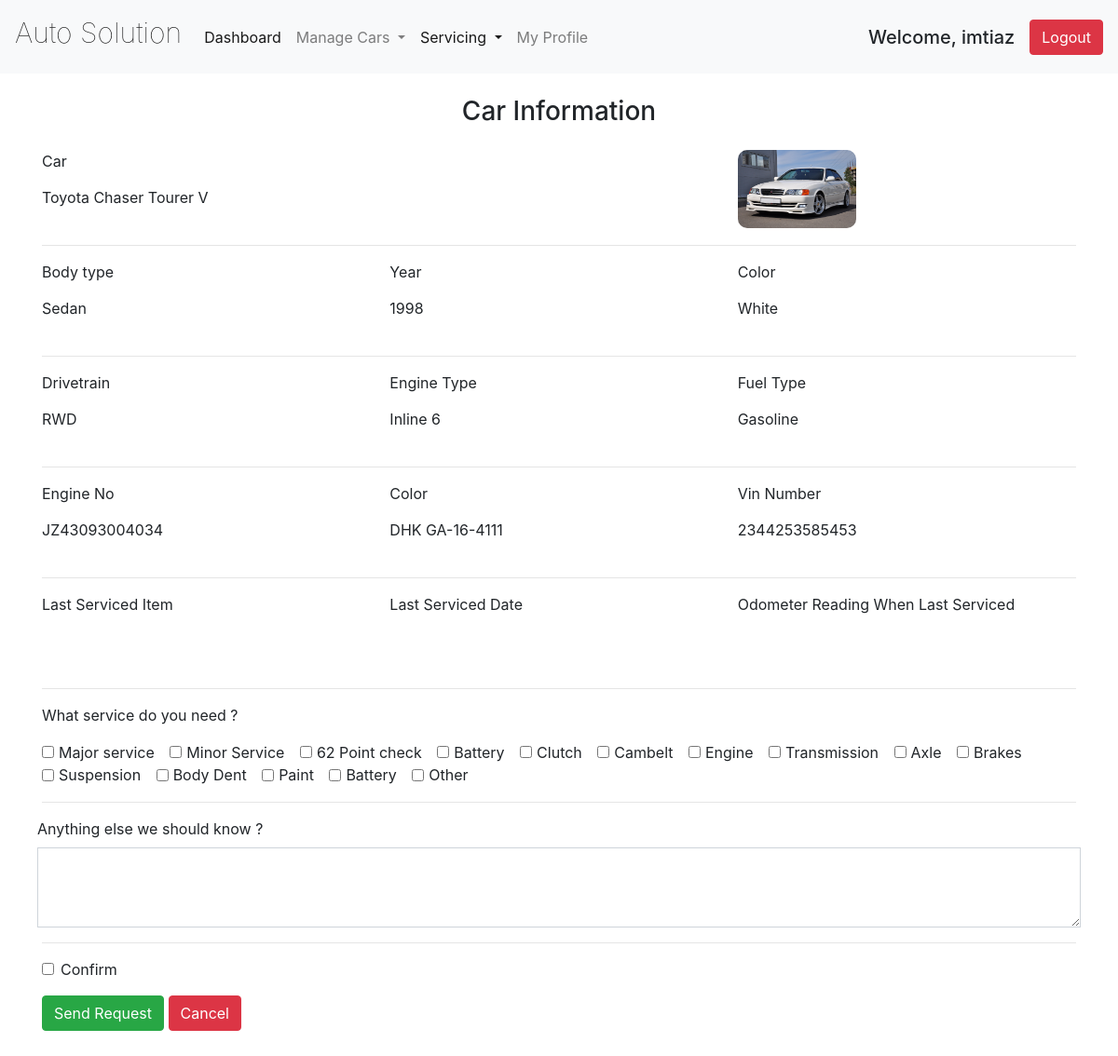
/views/user_service_request.php?car_id=27 (signed in), run on the app's committed database.
### tables this page shows
CREATE TABLE `car` (
  `car_id` int(12) NOT NULL,
  `user_id` int(12) NOT NULL,
  `username` varchar(50) NOT NULL,
  `car_make` varchar(50) NOT NULL,
  `car_model` varchar(50) NOT NULL,
  `trim` varchar(50) DEFAULT NULL,
  `body_type` varchar(50) NOT NULL,
  `year` int(10) NOT NULL,
  `color` varchar(50) DEFAULT NULL,
  `drivetrain` varchar(50) NOT NULL,
  `engine_type` varchar(50) NOT NULL,
  `fuel_type` varchar(50) NOT NULL,
  `engine_no` varchar(50) NOT NULL,
  `registration_no` varchar(50) NOT NULL,
  `vin_no` varchar(50) DEFAULT NULL,
  `image` varchar(500) DEFAULT '../storage/no_image.jpg',
  `last_serviced_item` varchar(100) DEFAULT NULL,
  `last_serviced_date` date DEFAULT NULL,
  `last_serviced_odo` int(10) DEFAULT NULL
);

### models/database_crud.php (called while the page is built, shortened)
<?php
	 $serverName="localhost";
	 $userName="root";
	 $password="";
	 $dbName="auto_solution";
	function get($query)
	{
        $data=array();
		global $serverName,$userName,$password,$dbName;
		$conn = mysqli_connect( $serverName, $userName, $password, $dbName);
        $result=mysqli_query($conn,$query);
        if(mysqli_num_rows($result) > 0)
        {
            while($row = mysqli_fetch_assoc($result))
            {
                $entity=array();
                foreach($row as $k=>$v)
                {
                    $entity[$k] = $row[$k];
                }
                $data[] = $entity;
            }
        }
		return $data;
	}
?>

### controllers/car_controller.php (called while the page is built, shortened)
<?php
require_once "../models/database_crud.php";
  function getCar($car_id)
  {
    $query="SELECT * FROM car WHERE car_id = $car_id";
    $car=get($query);
    return $car[0];
  }
?>

### views/user_service_request.php (the view, shortened to what this page needs)
<?php
include '../controllers/car_controller.php';
$cid = $_GET["car_id"];
$car=getCar($cid);
?>
<!DOCTYPE html>
<html lang="en">
<head>
  <link rel="stylesheet" href="../css/bootstrap.css">
 <link rel="stylesheet" href="styles/mystyle.css">
</head>
<body>
  <header>
    <div class="mynav">
      <nav class="navbar navbar-expand-lg navbar-light bg-light">
      <a class="navbar-brand mb-2" href="user_dashboard.php">Auto Solution</a>
      <div class="collapse navbar-collapse" id="navbarSupportedContent">
        <ul class="navbar-nav mr-auto">
          <li class="nav-item active">
            <a class="nav-link" href="user_dashboard.php">Dashboard<span class="sr-only">(current)</span></a>
          </li>
					<li class="nav-item dropdown">
            <a class="nav-link dropdown-toggle" href="#" id="navbarDropdown" role="button" data-toggle="dropdown" aria-haspopup="true" aria-expanded="false">
              Manage Cars
            </a>
          </li>
          <li class="nav-item dropdown active">
            <a class="nav-link dropdown-toggle" href="#" id="navbarDropdown" role="button" data-toggle="dropdown" aria-haspopup="true" aria-expanded="false">
              Servicing
            </a>
          </li>
          <li class="nav-item">
            <a class="nav-link" href="user_profile.php">My Profile</a>
          </li>
        </ul>
      <h5 class="my-sm-2 mr-lg-2">Welcome, <?php echo $_SESSION['username'];?></h5>
      <a class="btn btn-danger my-sm-2 ml-lg-2 "href="../controllers/logout.php">Logout</a>
     </div>
    </nav>
  </div>
</header>
<h3 class="display-5 text-center my-4">Car Information</h3>
<div class="container">
  <form class="needs-validation" method="post" action="../controllers/service_request_controller.php" enctype="multipart/form-data" novalidate>
  <div class="form-row">
    <div class="col-md-8 mb-3">
      <fieldset >
      <label for="validationCustom01">Car</label>
      <input type="text" name="car_detail" readonly value="<?php echo $car["car_make"]?> <?php echo $car["car_model"]?> <?php echo $car["trim"]?>" class="form-control-plaintext" id="validationCustom01" placeholder="" required>
    </div>
      <div class="col-md-4">
        <img type="image" readonly src="<?php echo $car["image"]?>" style="max-width: 35%; border-radius:10px;" class="plaintext">
      </div>
  </div><hr>
  <div class="form-row">
    <div class="col-md-4 mb-3">
      <fieldset >
      <label for="validationCustom01">Body type</label>
      <input type="text" name="body_type" readonly value="<?php echo $car["body_type"]?>" class="form-control-plaintext" id="validationCustom01" placeholder="" required>
    </div>
      <div class="col-md-4 mb-3">
        <fieldset >
        <label for="validationCustom01">Year</label>
        <input type="text" name="year" readonly value="<?php echo $car["year"]?>" class="form-control-plaintext" id="validationCustom01" placeholder="" required>
      </div>
      <div class="col-md-4 mb-3">
        <fieldset >
        <label for="validationCustom01">Color</label>
        <input type="text" name="color" readonly value="<?php echo $car["color"]?>" class="form-control-plaintext" id="validationCustom01" placeholder="" required>
      </div>
  </div><hr>
  <div class="form-row">
    <div class="col-md-4 mb-3">
      <fieldset >
      <label for="validationCustom01">Drivetrain</label>
      <input type="text" name="drivetrain" readonly value="<?php echo $car["drivetrain"]?>" class="form-control-plaintext" id="validationCustom01" placeholder="" required>
    </div>
      <div class="col-md-4 mb-3">
        <fieldset >
        <label for="validationCustom01">Engine Type</label>
        <input type="text" name="engine_type" readonly value="<?php echo $car["engine_type"]?>" class="form-control-plaintext" id="validationCustom01" placeholder="" required>
      </div>
      <div class="col-md-4 mb-3">
        <fieldset >
        <label for="validationCustom01">Fuel Type</label>
        <input type="text" name="fuel_type" readonly value="<?php echo $car["fuel_type"]?>" class="form-control-plaintext" id="validationCustom01" placeholder="" required>
      </div>
  </div><hr>
  <div class="form-row">
    <div class="col-md-4 mb-3">
      <label for="validationCustom01">Engine No</label>
      <input type="text" name="engine_no" readonly value="<?php echo $car["engine_no"]?>" class="form-control-plaintext" id="validationCustom01" placeholder="" required>
    </div>
    <div class="col-md-4 mb-3">
      <fieldset >
      <label for="validationCustom01">Color</label>
      <input type="text" name="registration_no" readonly value="<?php echo $car["registration_no"]?>" class="form-control-plaintext" id="validationCustom01" placeholder="" required>
    </div>
    <div class="col-md-4 mb-3">
      <fieldset>
      <label for="validationCustom01">Vin Number</label>
      <input type="text" name="vin_no" readonly value="<?php echo $car["vin_no"]?>" class="form-control-plaintext" id="validationCustom01" placeholder="" required>
    </div>
  </div><hr>
  <div class="form-row">
    <div class="col-md-4 mb-3">
      <fieldset>
      <label for="validationCustom01">Last Serviced Item</label>
      <input type="text" name="last_serviced_item" readonly value="<?php echo $car["last_serviced_item"]?>" class="form-control-plaintext" id="validationCustom01" placeholder="" required>
    </div>
    <div class="col-md-4 mb-3">
      <fieldset>
      <label for="validationCustom01">Last Serviced Date</label>
      <input type="text" name="last_serviced_date" readonly value="<?php echo $car["last_serviced_date"]?>" class="form-control-plaintext" id="validationCustom01" placeholder="" required>
    </div>
    <div class="col-md-4 mb-3">
      <fieldset>
      <label for="validationCustom01">Odometer Reading When Last Serviced</label>
      <input type="text" name="last_serviced_odo" readonly value="<?php echo $car["last_serviced_odo"]?>" class="form-control-plaintext" id="validationCustom01" placeholder="" required>
    </div>
  </div><hr>
  <p>What service do you need ?</p>
	<div class="for-row mb-3">
		<div class="form-check form-check-inline">
  <input class="form-check-input" type="checkbox" id="inlineCheckbox1" name="service[ ]" value="[Major service]">
  <label class="form-check-label" for="inlineCheckbox1">Major service</label>
</div>
<div class="form-check form-check-inline">
  <input class="form-check-input" type="checkbox" id="inlineCheckbox2" name="service[ ]" value="[Minor service]">
  <label class="form-check-label" for="inlineCheckbox2">Minor Service</label>
</div>
<div class="form-check form-check-inline">
  <input class="form-check-input" type="checkbox" id="inlineCheckbox3" name="service[ ]" value="[62 Point check]">
  <label class="form-check-label" for="inlineCheckbox3">62 Point check</label>
</div>
<div class="form-check form-check-inline">
  <input class="form-check-input" type="checkbox" id="inlineCheckbox4" name="service[ ]" value="[Battery]">
  <label class="form-check-label" for="inlineCheckbox4">Battery</label>
</div>
<div class="form-check form-check-inline">
  <input class="form-check-input" type="checkbox" id="inlineCheckbox5" name="service[ ]" value="[Clutch]">
  <label class="form-check-label" for="inlineCheckbox5">Clutch</label>
</div>
<div class="form-check form-check-inline">
  <input class="form-check-input" type="checkbox" id="inlineCheckbox6" name="service[ ]" value="[Cambelt]">
  <label class="form-check-label" for="inlineCheckbox6">Cambelt</label>
</div>
<div class="form-check form-check-inline">
  <input class="form-check-input" type="checkbox" id="inlineCheckbox7" name="service[ ]" value="[Engine]">
  <label class="form-check-label" for="inlineCheckbox7">Engine</label>
</div>
<div class="form-check form-check-inline">
  <input class="form-check-input" type="checkbox" id="inlineCheckbox8" name="service[ ]" value="[Transmission]">
  <label class="form-check-label" for="inlineCheckbox8">Transmission</label>
</div>
<div class="form-check form-check-inline">
  <input class="form-check-input" type="checkbox" id="inlineCheckbox9" name="service[ ]" value="[Axle]">
  <label class="form-check-label" for="inlineCheckbox9">Axle</label>
</div>
<div class="form-check form-check-inline">
  <input class="form-check-input" type="checkbox" id="inlineCheckbox10" name="service[ ]" value="[Brakes]">
  <label class="form-check-label" for="inlineCheckbox10">Brakes</label>
</div>
<div class="form-check form-check-inline">
  <input class="form-check-input" type="checkbox" id="inlineCheckbox11" name="service[ ]" value="[Suspension]">
  <label class="form-check-label" for="inlineCheckbox11">Suspension</label>
</div>
<div class="form-check form-check-inline">
  <input class="form-check-input" type="checkbox" id="inlineCheckbox12" name="service[ ]" value="[Body dent]">
  <label class="form-check-label" for="inlineCheckbox12">Body Dent</label>
</div>
<div class="form-check form-check-inline">
  <input class="form-check-input" type="checkbox" id="inlineCheckbox13" name="service[ ]" value="[Paint]">
  <label class="form-check-label" for="inlineCheckbox13">Paint</label>
</div>
<div class="form-check form-check-inline">
  <input class="form-check-input" type="checkbox" id="inlineCheckbox14" name="service[ ]" value="[Battery]">
  <label class="form-check-label" for="inlineCheckbox14">Battery</label>
</div>
<div class="form-check form-check-inline">
  <input class="form-check-input" type="checkbox" id="inlineCheckbox15" name="service[ ]" value="[Other]">
  <label class="form-check-label" for="inlineCheckbox15">Other</label>
</div>
</div><hr>
  <div class="form-row">
    <label for="exampleFormControlTextarea1">Anything else we should know ?</label>
  <textarea class="form-control rounded-0" name="message" id="exampleFormControlTextarea1" rows="3"></textarea>
</div><hr>
  <div class="form-group">
    <div class="form-check">
      <input class="form-check-input" type="checkbox" value="" id="invalidCheck" required>
      <label class="form-check-label" for="invalidCheck">
        Confirm
      </label>
    </div>
  </div>
  <button class="btn btn-success" name="add_service_request" type="submit">Send Request</button>
  <a class="btn btn-danger" href="../views/user_manage_car.php" role="button">Cancel</a>
</form>
</body>
</html>

### views/styles/mystyle.css (style rules this page uses)
.navbar .navbar-brand { font-weight: lighter; font-size: 0.8cm; }

### data on the page
car: car_detail "Toyota Chaser Tourer V", image (picture), body_type "Sedan", year "1998", color "White", drivetrain "RWD", engine_type "Inline 6", fuel_type "Gasoline", engine_no "JZ43093004034", registration_no "DHK GA-16-4111", vin_no "2344253585453"

### other printed values
$_SESSION['username'] "imtiaz"
